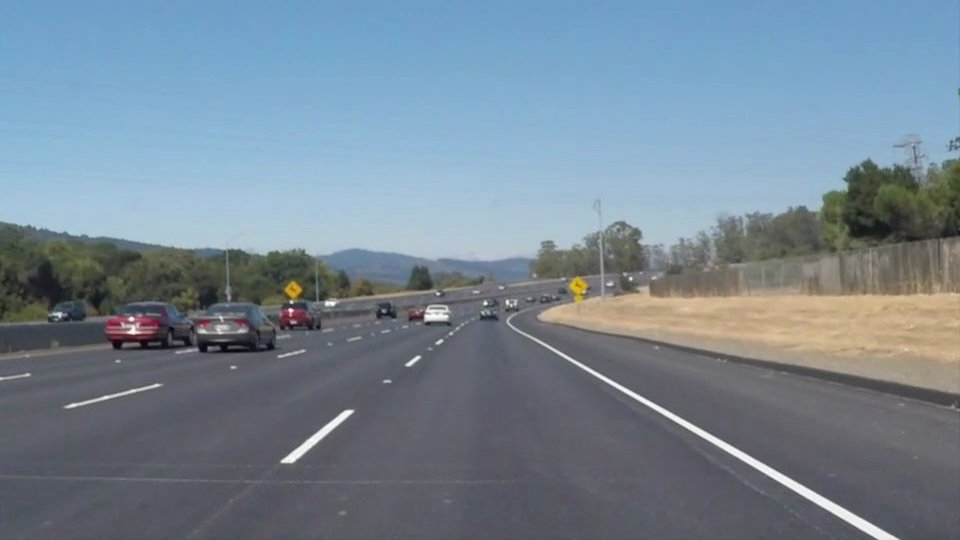
#> input picture lane-detection-alert/examples/images/test_0.jpg, 960 x 540 px; its folder holds only this picture in this run
$ python -i process.py   (imports and definitions only)
#> lines starting #> are read from the running program, lines starting #| are printed output that depends on the picture
#> further down, picture is the input picture: shape (540, 960, 3); mean B, G, R 148.1, 134.5, 118.5
import cv2
import numpy as np
from math import isinf

def detect_cars(img):

    cascade = cv2.CascadeClassifier('cars.xml')
    img = img[3*int(img.shape[0]/10):9*int(img.shape[0]/10),:]
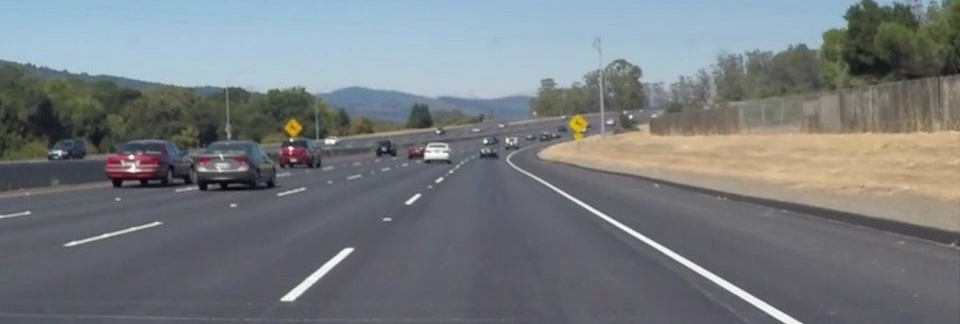
#> img: shape (324, 960, 3); mean of channels 0, 1, 2 127.2, 123.3, 118.7; drawn as B, G, R
    gray = cv2.cvtColor(img, cv2.COLOR_BGR2GRAY)
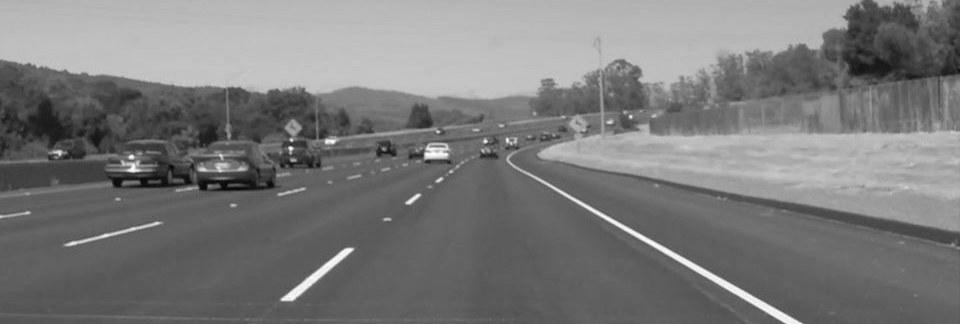
#> gray: shape (324, 960); min 5, max 255, mean 122.4
    gray = cv2.equalizeHist(gray)
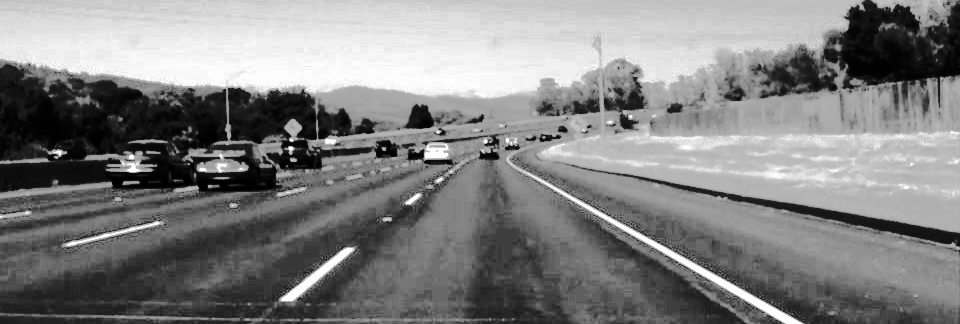
#> gray: shape (324, 960); min 0, max 255, mean 129.4

    cars = cascade.detectMultiScale(gray,
                                     # detector options
                                     1.1,2, minSize=(100,100))
#> cars = ()
    return cars

# [6 lines left out: function find_interest_region, not called in this run]

def get_slope(x1, y1, x2, y2):
    return 0 if x2-x1 == 0 else (y2 - y1) / (x2 - x1)

# [113 lines left out: functions find_line, function, not called in this run]

>>> import cv2
>>> picture = cv2.imread('examples/images/test_0.jpg')
>>> result = detect_cars(picture)
#> result = ()

$ run again, on lane-detection-alert/examples/images/test_1.jpg
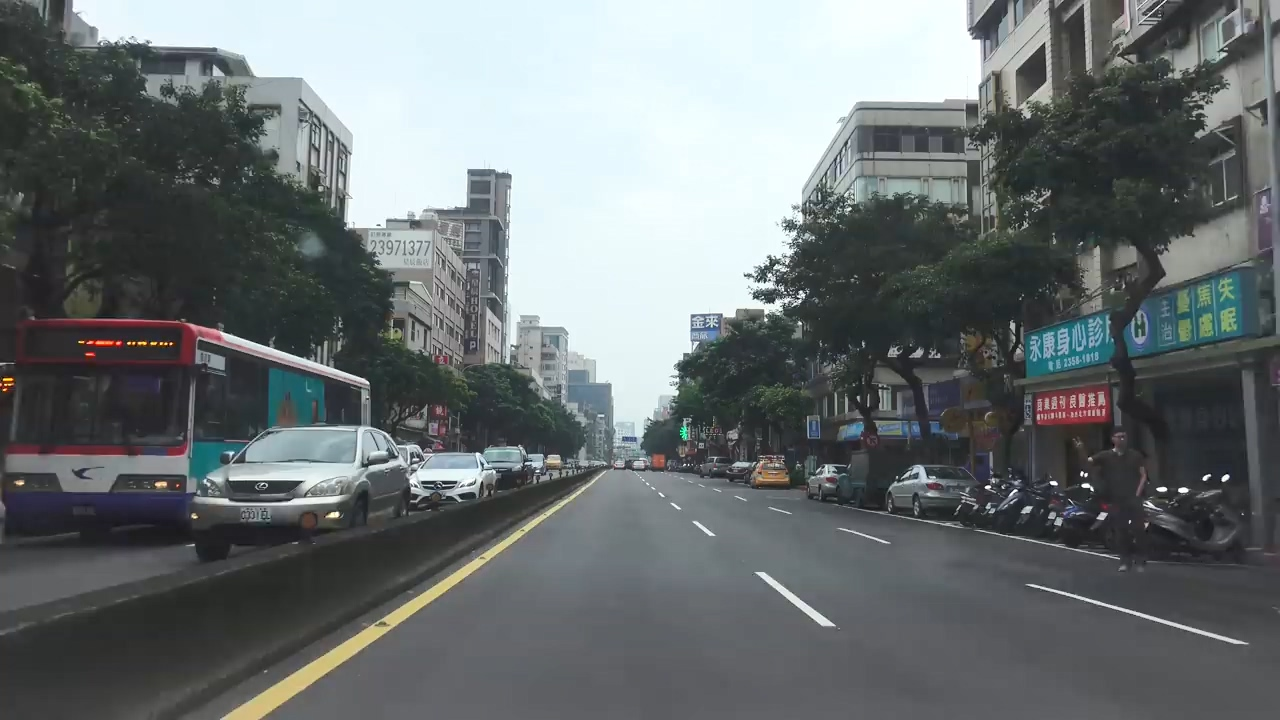
#> input picture lane-detection-alert/examples/images/test_1.jpg, 1280 x 720 px
#> picture is the input picture: shape (720, 1280, 3); mean B, G, R 114.5, 113.3, 107.3
#> in detect_cars, `img = img[3*int(img.shape[0]/10):9*int(img.shape[0]/10),:]`:
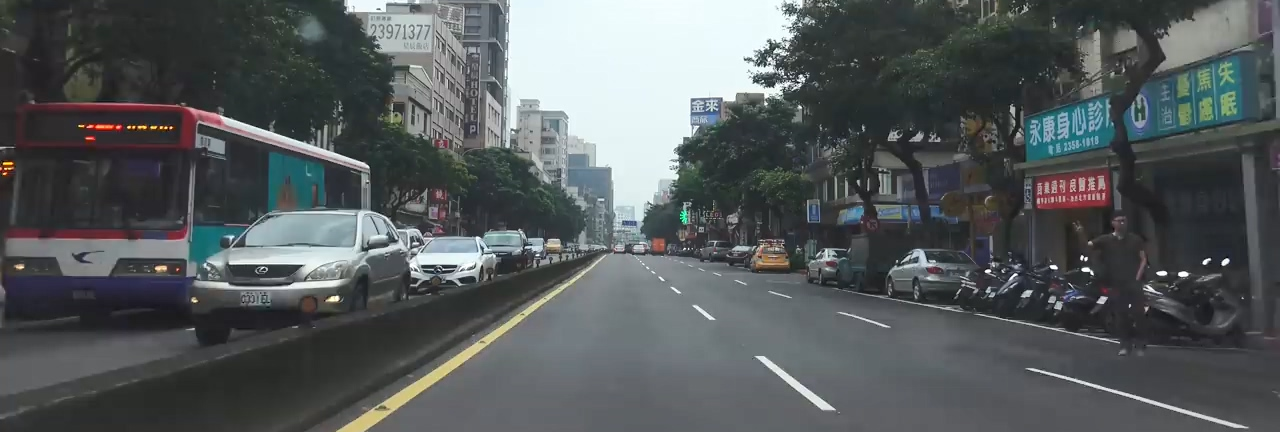
#> img: shape (432, 1280, 3); mean of channels 0, 1, 2 92.3, 91, 86.1; drawn as B, G, R
#> in detect_cars, `gray = cv2.equalizeHist(gray)`:
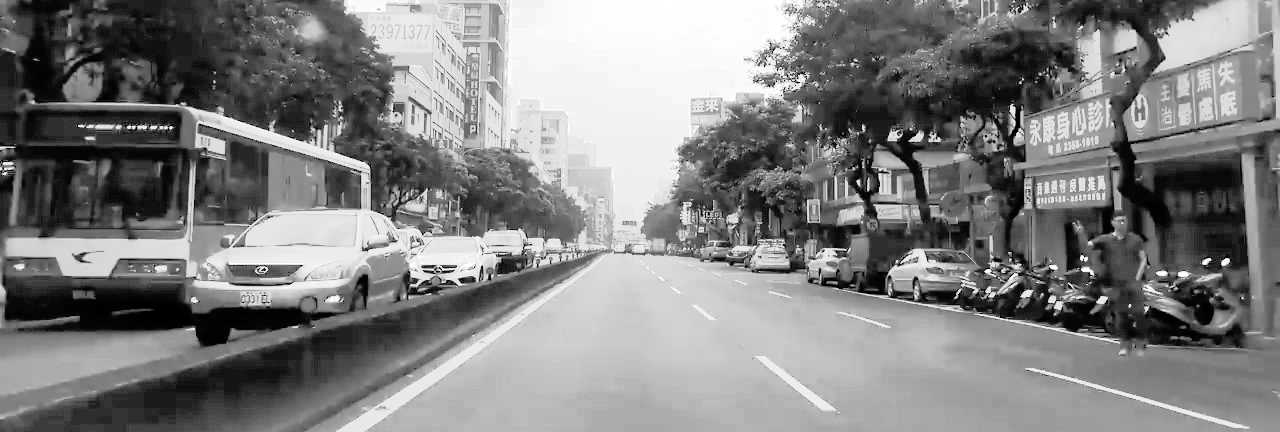
#> gray: shape (432, 1280); min 0, max 255, mean 128.9
#> cars = [[778, 200, 130, 130]]

$ run again, on lane-detection-alert/examples/images/test_2.jpg
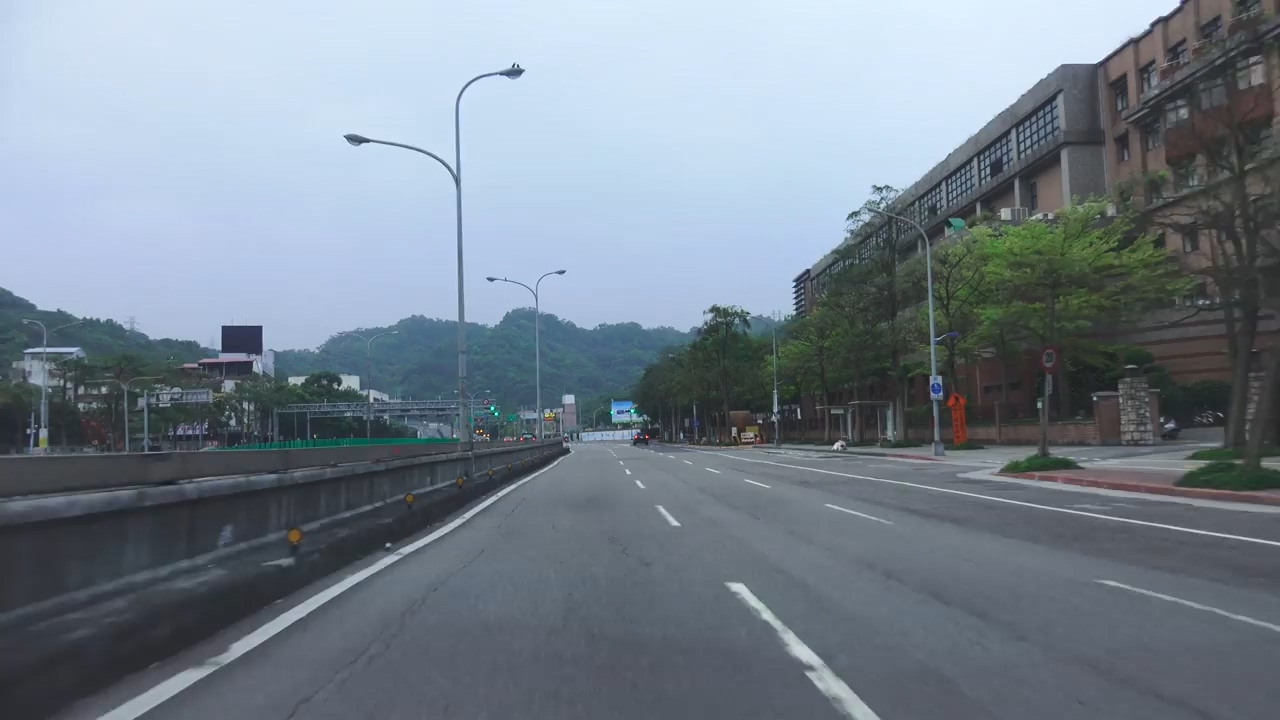
#> input picture lane-detection-alert/examples/images/test_2.jpg, 1280 x 720 px
#> picture is the input picture: shape (720, 1280, 3); mean B, G, R 141.3, 129.9, 118.4
#> in detect_cars, `img = img[3*int(img.shape[0]/10):9*int(img.shape[0]/10),:]`:
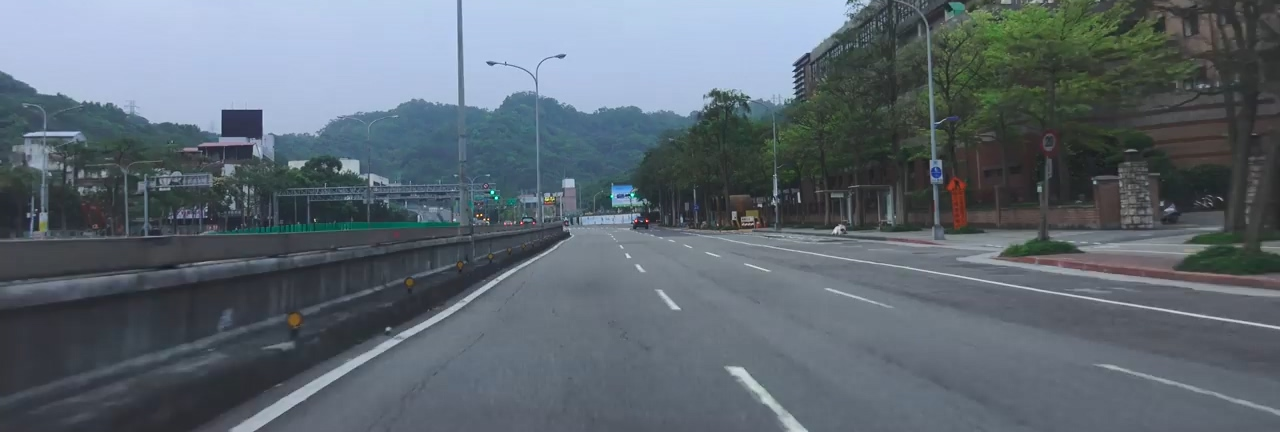
#> img: shape (432, 1280, 3); mean of channels 0, 1, 2 113.4, 104.4, 93.9; drawn as B, G, R
#> in detect_cars, `gray = cv2.equalizeHist(gray)`:
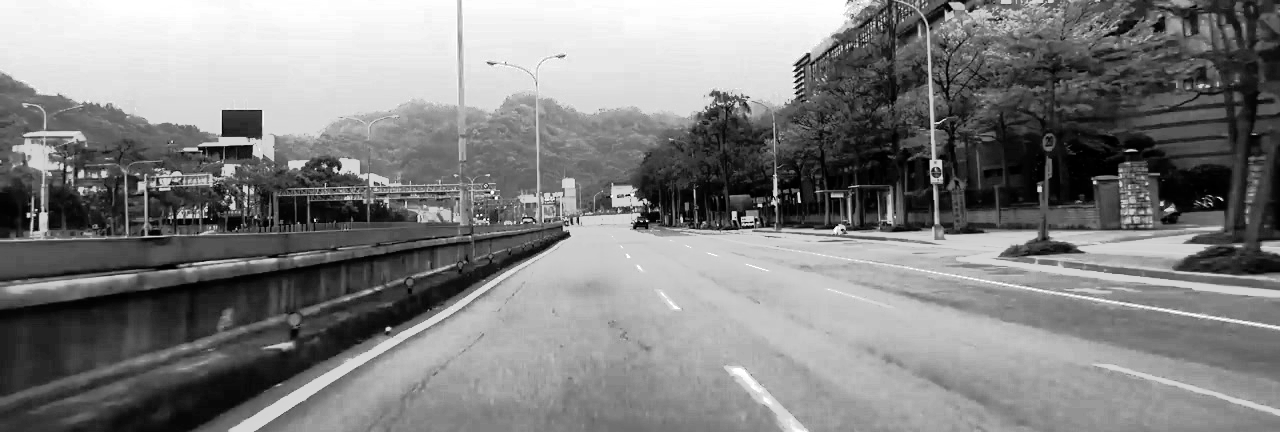
#> gray: shape (432, 1280); min 0, max 255, mean 128.6
#> cars = ()
